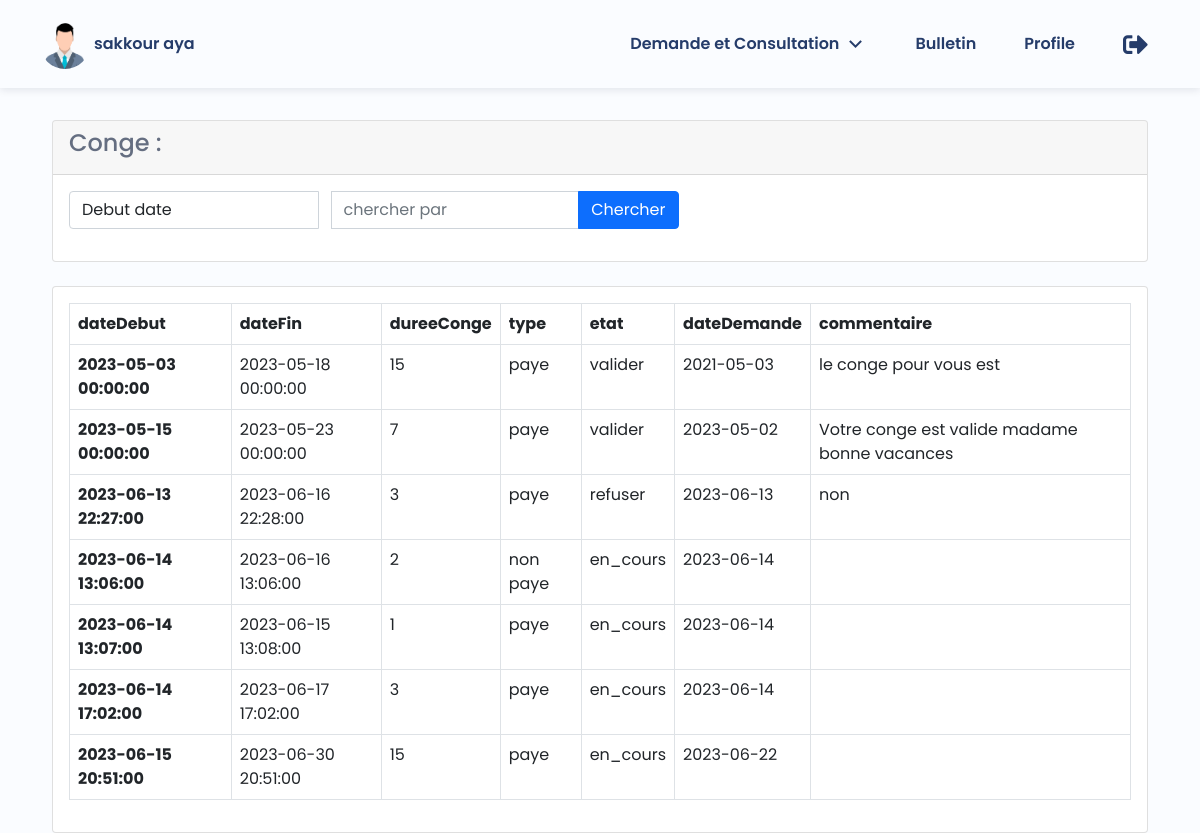
Screenshot of /PAYSMART/employe/consultConge.php (signed in) with the database file from the repository.
### tables this page shows
CREATE TABLE `conge` (
  `id` int(11) NOT NULL,
  `start_datetime` datetime NOT NULL,
  `dureeConge` int(11) NOT NULL,
  `type` int(11) NOT NULL,
  `valide` varchar(10) NOT NULL,
  `dateDemande` date NOT NULL,
  `end_datetime` datetime NOT NULL,
  `description` varchar(100) NOT NULL,
  `idUser` varchar(11) NOT NULL,
  `title` varchar(20) NOT NULL
);

### PAYSMART/employe/consultConge.php (the view, shortened to what this page needs)
<?php
	include 'menuEmploye.php';
    $mat=$_SESSION['matricule'];
    $conn2 = mysqli_connect("localhost","root","","paysmart");
 ?>
<div class="container">
    <div class="row">
        <div class="col-md-12">
            <div class="card mt-4">
                <div class="card-header">
                    <h4>Conge :</h4>
                </div>
                <div class="card-body">
                    <div class="row">
                        <div class="col-md-7">
                            <form action="" method="post">
                            <div class="input-group mb-3">
                            <select name="opt" class="form-control" class="custom-select" id="CategorySelected">
                            <option selected value="start_datetime">Debut date</option>
                            </select> &nbsp &nbsp
                                    <input type="text" name="search" required value="<?php if(isset($_POST['search'])){echo $_POST['search']; } ?>" class="form-control" placeholder="chercher par">
                                    <button type="submit" class="btn btn-primary">Chercher</button>
                                </div>
                            </form>
                        </div>
                    </div>
                </div>
            </div>
        </div>
        <div class="col-md-12">
            <div class="card mt-4">
                <div class="card-body">
                    <table class="table table-bordered">
                        <thead>
                            <tr>
                            <th>dateDebut</th>
					<th>dateFin</th>
					<th>dureeConge</th>
					<th>type</th>
					<th>etat</th>
					<th>dateDemande</th>
					<th>commentaire</th>
                            </tr>
                        </thead>
                        <tbody>
                        <?php
if (isset($_POST['search'])) {
$filtervalues = $_POST['search'];
$selectedOption = $_POST["opt"];
echo $filtervalues . " " . $selectedOption;
if (!$conn2) {
    die("Connection failed: " . mysqli_connect_error());
}
$filtervalues = mysqli_real_escape_string($conn2, $filtervalues);
$selectedOption = mysqli_real_escape_string($conn2, $selectedOption);
$query = "SELECT * FROM conge WHERE `$selectedOption` LIKE '%$filtervalues%' and idUser='$mat'";
$query_run = mysqli_query($conn2, $query);
}else
{
$query = "SELECT * FROM conge  WHERE idUser='$mat'";
$query_run = mysqli_query($conn2, $query);
}
if ($query_run) {
    $num_rows = mysqli_num_rows($query_run);
    if ($num_rows > 0) {
        while ($r = mysqli_fetch_assoc($query_run)) {
            ?>
           <tr>
					<th scope="row"><?php echo $r['start_datetime']; ?></th>
					<td><?php echo $r['end_datetime']; ?></td>
					<td><?php echo $r['dureeConge']; ?></td>
					<td><?php
                    if($r['type']==1)
                    echo "paye";
                    else echo "non paye";
                    ?></td>
					<td><?php echo $r['valide']; ?></td>
					<td><?php echo $r['dateDemande']; ?></td>
					<td><?php echo $r['description']; ?></td>
				</tr>
            <?php
    }} else {
        ?>
        <tr>
            <td colspan="4">Aucun résultat</td>
        </tr>
        <?php
    }
} else {
    echo "Error: " . mysqli_error($conn2);
}
?>
                        </tbody>
                    </table>
                </div>
            </div>
        </div>
    </div>
</div>
</body>
</html>

### PAYSMART/css/menuemploye.css (style rules this page uses)
:root { --header-height: 3.5rem; --first-color: hsl(220, 68%, 54%); --first-color-lighten: hsl(220, 68%, 97%); --title-color: hsl(220, 48%, 28%); --text-color: hsl(220, 12%, 45%); --body-color: hsl(220, 100%, 99%); --body-font: "Poppins", sans-serif; --normal-font-size: .938rem; --small-font-size: .813rem; --smaller-font-size: .75rem; --font-medium: 500; --font-semi-bold: 600; --z-tooltip: 10; --z-fixed: 100; }
@media screen and (min-width: 1024px) { :root { --normal-font-size: 1rem; --small-font-size: .875rem; --smaller-font-size: .813rem; } }
* { box-sizing: border-box; padding: 0; margin: 0; }
body { font-family: var(--body-font); font-size: var(--normal-font-size); background-color: var(--body-color); color: var(--text-color); }
.container { max-width: 1120px; margin-inline: 1.5rem; }
@media screen and (min-width: 1152px) { .container { margin-inline: auto; } }

### rows the page displays
conge: start_datetime "2023-05-03 00:00:00", end_datetime "2023-05-18 00:00:00", dureeConge "15", type "paye", valide "valider", dateDemande "2021-05-03", description "le conge pour vous est"
conge: start_datetime "2023-05-15 00:00:00", end_datetime "2023-05-23 00:00:00", dureeConge "7", type "paye", valide "valider", dateDemande "2023-05-02", description "Votre conge est valide madame bonne vacances"
conge: start_datetime "2023-06-13 22:27:00", end_datetime "2023-06-16 22:28:00", dureeConge "3", type "paye", valide "refuser", dateDemande "2023-06-13", description "non"
conge: start_datetime "2023-06-14 13:06:00", end_datetime "2023-06-16 13:06:00", dureeConge "2", type "non paye", valide "en_cours", dateDemande "2023-06-14"
conge: start_datetime "2023-06-14 13:07:00", end_datetime "2023-06-15 13:08:00", dureeConge "1", type "paye", valide "en_cours", dateDemande "2023-06-14"
conge: start_datetime "2023-06-14 17:02:00", end_datetime "2023-06-17 17:02:00", dureeConge "3", type "paye", valide "en_cours", dateDemande "2023-06-14"
conge: start_datetime "2023-06-15 20:51:00", end_datetime "2023-06-30 20:51:00", dureeConge "15", type "paye", valide "en_cours", dateDemande "2023-06-22"

### other values shown
$_SESSION["nom1"] "sakkour"
$_SESSION["prenom1"] "aya"
